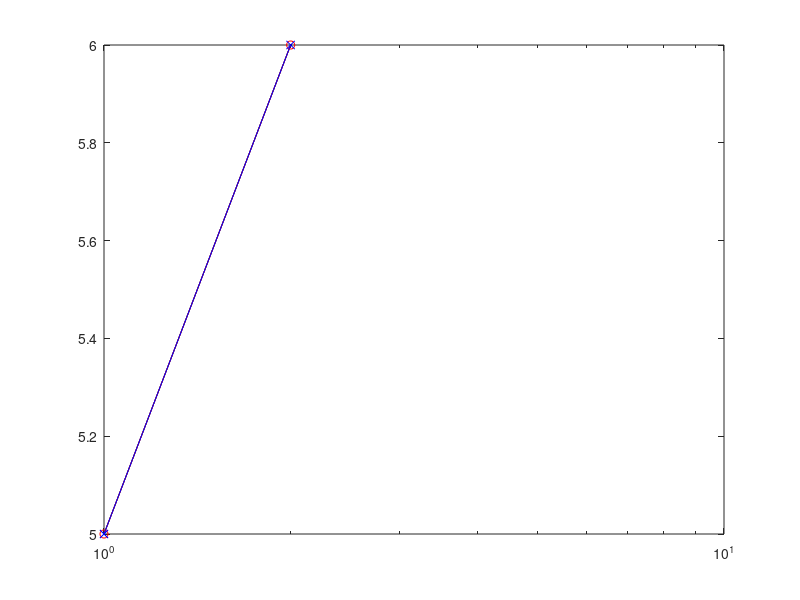

Reproduce this figure in MATLAB. (Note: this script raises an error after producing the figure.)


close all;clear all;clc

% Traditional Dose response

cf = figure(1);clf;
cColors = {'k','r','b'};
cPts = {'.','o','x'}
allExpTimes = [6 12 24];

semilogx(1:2,5:6,'k.-')
hold on
semilogx(1:2,5:6,'ro-')
semilogx(1:2,5:6,'bx-')


for cellLineIter = [3]
    allCellLine = {'MDAMB231','SUM149','MDAMB468'};
    CellLine = allCellLine{cellLineIter};
    for ExposureTimeIter = 1:3
        ExposureTime = allExpTimes(ExposureTimeIter);
        
        functionSelectIter = 1;
        
        if functionSelectIter == 1
            loadFile = sprintf('Fits_%s_SingleParm_%1dhr.mat',CellLine,ExposureTime);
        end
        
        load(loadFile)
        
        
        uconcs = unique(cellData.drugConc);
        
        evalTime = cellData.DrugAdded_Tp+1+3;
        numCells_tp8 = zeros(size(uconcs));
        
        for drugs = 1:length(uconcs)%cd-1:cd+1%
            
            %dm = mean(cellData.NumNuclei(cellData.drugConc==uconcs(drugs),1));
            %dm = mean(cellData.NumNuclei(cellData.drugConc==uconcs(drugs),4));
            numCells_tp8(drugs) = mean(cellData.NumNuclei(cellData.drugConc==uconcs(drugs),evalTime) - ...
                cellData.NumNuclei(cellData.drugConc==uconcs(drugs),cellData.DrugAdded_Tp+1));
            %dm = max(cellData.NumNuclei(cellData.drugConc==uconcs(drugs),5));
            
        end
        
        normedCount = numCells_tp8./numCells_tp8(1);
        
        
        semilogx(uconcs,normedCount,[cColors{ExposureTimeIter} cPts{ExposureTimeIter}]);
        
        
        cpFunction = @(x, drugConc) (x(1) + ((x(2)-x(1))./(1+(drugConc./x(3)).^x(4))));
        cpFunction_Fit = @(x, drugConc, Parms) (cpFunction(x,drugConc) - Parms);
        parmEst = [.01 -.05 1e3 4];
        
        [outputModelParms,~,res,~,~,~,J] = lsqnonlin(@(x) ...
            cpFunction_Fit(x,uconcs,normedCount), parmEst,[],[],lsqOpts);
        optParm_ci = nlparci(outputModelParms,res,'jacobian',J);
        
        outputModelParms(3) - optParm_ci(3,1)
        
        fprintf('%s EC50:%2.1f (%2.1f,%2.1f)\n',CellLine,outputModelParms(3),optParm_ci(3,1),optParm_ci(3,2))
        
        hold on
        modConc = logspace(0,4,100);
        fitModel = cpFunction(outputModelParms,modConc);
        semilogx(modConc,fitModel,[cColors{ExposureTimeIter} '-'])
        
        
    end
end

axis([5 3000 -.5 1.5])

legend('6 hour','12 hour','24 hour')
set(cf,'Position',[200 200 600 350])
set(gca,'FontSize',14)